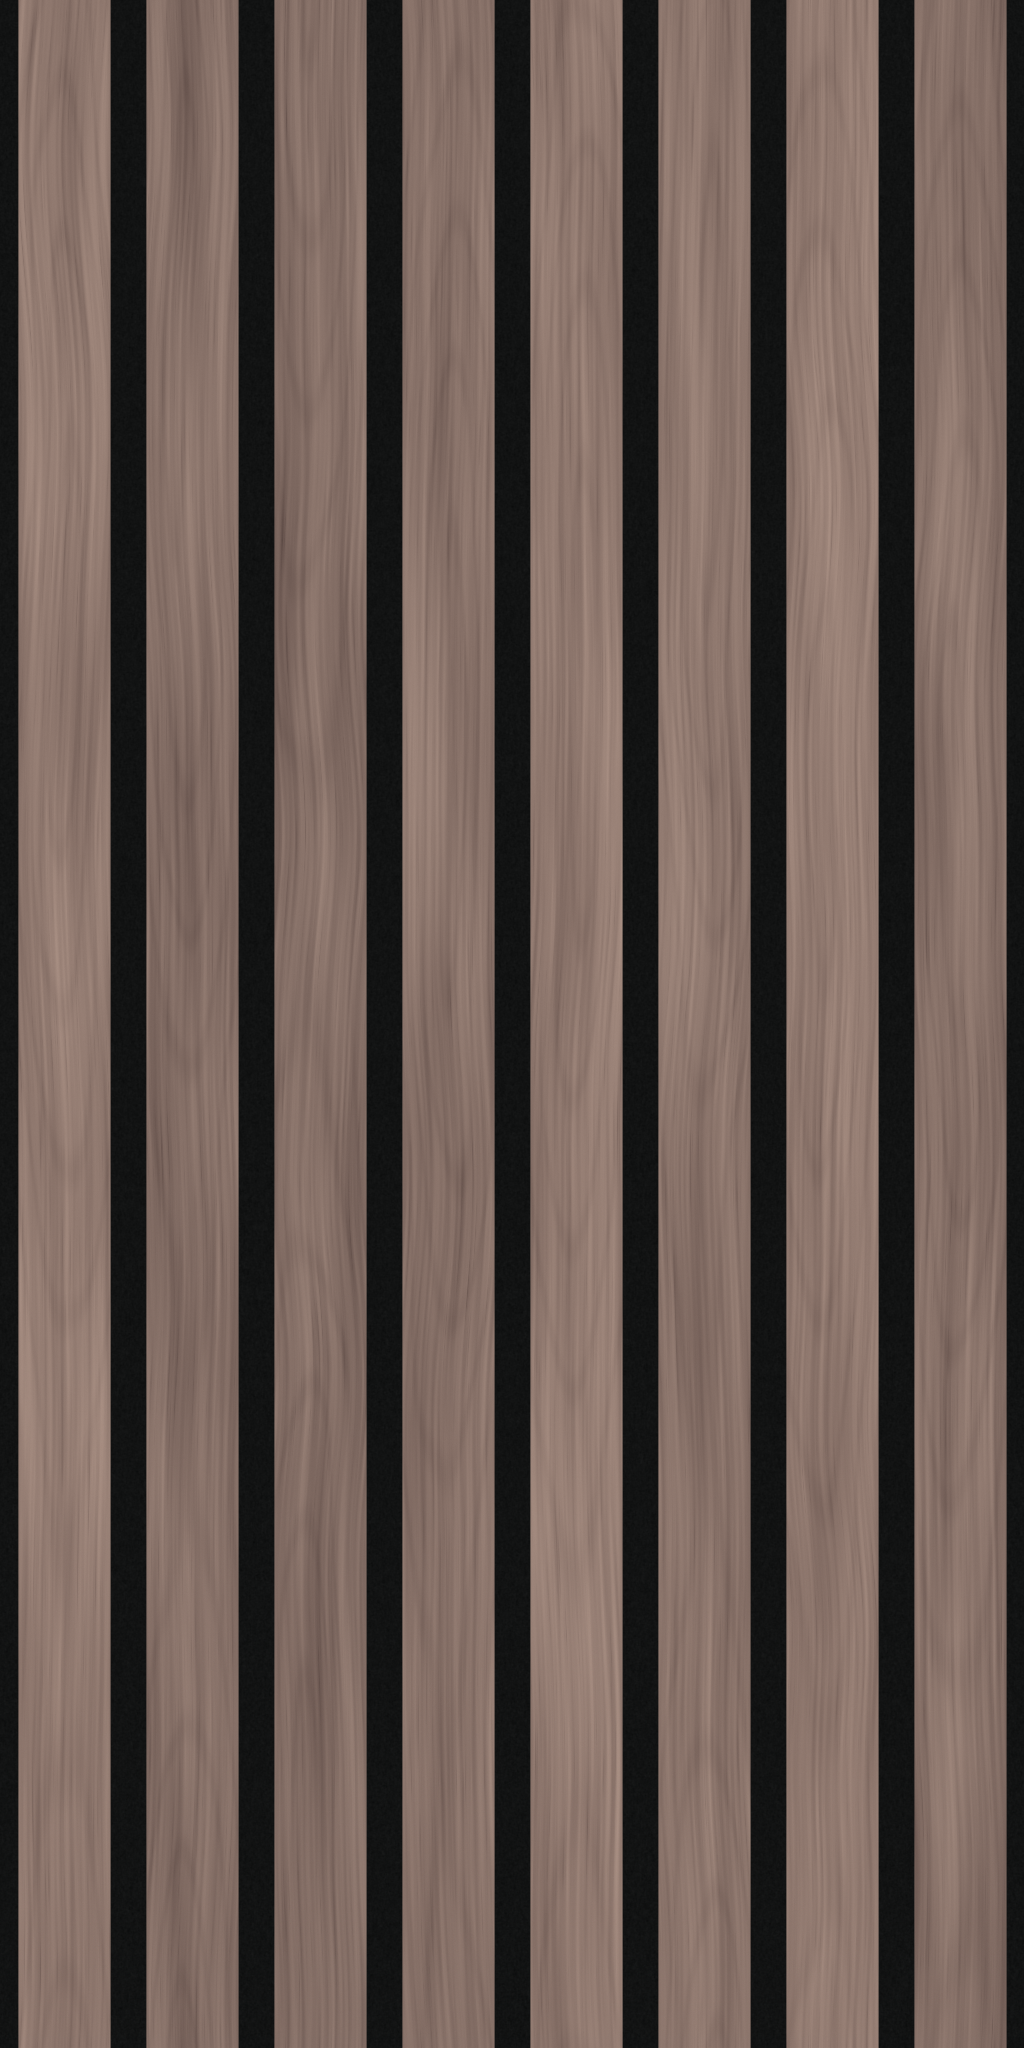

Generate this figure with Python:
from pathlib import Path
import json

import numpy as np
from PIL import Image
from scipy.ndimage import gaussian_filter, map_coordinates

ROOT = Path(__file__).resolve().parent
W, H = 1024, 2048
WIDTH_MM, HEIGHT_MM = 300.0, 600.0
SLATS, FACE_MM, GAP_MM = 8, 27.0, 10.5
rng = np.random.default_rng(20261103)


def field(shape, sigma):
    a = gaussian_filter(rng.normal(size=shape), sigma, mode='wrap')
    return (a - a.mean()) / max(a.std(), 1e-9)


def save(name, a):
    Image.fromarray(np.uint8(np.clip(a, 0, 255))).save(ROOT / name)


photo = np.asarray(Image.open(ROOT / 'main.jpg').convert('RGB'), dtype=float)
# These patches lie on broad slat faces, avoiding the dark vertical sidewalls.
patches = [(1050, 530), (1050, 690), (1200, 880), (1050, 90)]
samples = np.array([np.median(photo[y-10:y+10, x-10:x+10], axis=(0, 1)) for x, y in patches])
base = np.median(samples, axis=0)
# Remove the pale neutral veil of the photographed satin reflections.
base = base * 0.90
color = np.empty((H, W, 3), dtype=float)
height = np.empty((H, W), dtype=float)
y = np.arange(H)[:, None]
x = np.arange(W)[None, :]
pitch_px = W // SLATS
face_px = FACE_MM / WIDTH_MM * W
phase = np.mod(x, pitch_px) - pitch_px / 2
face_distance_mm = FACE_MM / 2 - np.abs(phase) * WIDTH_MM / W
mask = np.clip(face_distance_mm / 0.22 + 0.5, 0, 1)
felt = field((H, W), (0.65, 0.65))
felt_long = field((H, W), (2.0, 0.7))
color[:] = np.array([18, 19, 19]) + (felt * 1.3 + felt_long * 0.7)[..., None]
height[:] = 9.0 + felt * 0.018

for i in range(SLATS):
    cols = np.arange(i * pitch_px, (i + 1) * pitch_px)
    local_x = np.arange(pitch_px)[None, :]
    broad = field((H, pitch_px), (110, 11))
    drift = field((H, 1), (95, 0)) * 4.0
    drift += 1.6 * np.sin(2 * np.pi * y / H + i)
    coords = np.broadcast_arrays(y, local_x + drift)
    long_grain = map_coordinates(field((H, pitch_px), (100, 1.2)), coords, order=1, mode='grid-wrap')
    fine_grain = map_coordinates(field((H, pitch_px), (24, 0.48)), coords, order=1, mode='grid-wrap')
    # Periodic warped contours form elongated walnut growth-ring figures.
    center = pitch_px * (0.3 + 0.45 * rng.random())
    swell = np.sin(2 * np.pi * y / H + rng.uniform(0, 2*np.pi))
    radius = np.sqrt(((local_x - center + drift) / 14.0) ** 2 + (2.8 + 2.1 * swell) ** 2)
    rings = np.sin(radius * 6.8 + broad * 0.65)
    dark_rings = np.maximum(0, rings - 0.32) ** 2
    pores = np.maximum(0, -fine_grain - 1.2)
    tone = rng.uniform(-10, 8)
    variation = broad * 5.0 + long_grain * 4.8 + fine_grain * 1.6 - dark_rings * 13.0 - pores * 4.2
    wood = base + np.array([tone, tone * .88, tone * .78]) + variation[..., None] * np.array([1.0, .92, .83])
    wood += rng.normal(size=(H, pitch_px, 1)) * .55
    m = mask[:, cols]
    color[:, cols] = color[:, cols] * (1-m[..., None]) + wood * m[..., None]
    profile = np.clip(face_distance_mm[:, cols] / 0.15, 0, 1)
    wood_height = 22.0 - (1-profile) * .15 + long_grain * .012 + fine_grain * .007 - pores * .009
    height[:, cols] = height[:, cols] * (1-m) + wood_height * m

save('texture.png', color)
dx = (np.roll(height, -1, axis=1) - np.roll(height, 1, axis=1)) / (2 * WIDTH_MM / W)
dy = (np.roll(height, -1, axis=0) - np.roll(height, 1, axis=0)) / (2 * HEIGHT_MM / H)
# Image rows point down; OpenGL tangent-space green points up.
normals = np.stack((-dx, dy, np.ones_like(height)), axis=-1)
normals /= np.linalg.norm(normals, axis=-1, keepdims=True)
save('normal.png', (normals + 1) * 127.5)
metadata = {
    'repeatWidthIn': WIDTH_MM / 25.4,
    'repeatHeightIn': HEIGHT_MM / 25.4,
    'depthIn': 22 / 25.4,
    'note': 'Manufacturer spec sheet overrides photo estimates and rounded inch labels: 8 square-cut solid walnut slats, 27 mm (1.063 in) faces plus 10.5 mm (0.413 in) black felt gaps on 37.5 mm (1.476 in) pitch, 13 mm wood over 9 mm felt, 22 mm total depth. Tile spans eight pitches by 600 mm; main.jpg supplies deep chocolate walnut face tones for the three-coat low-satin polyurethane finish, with procedural vertically wrapping grain.'
}
(ROOT / 'texture.json').write_text(json.dumps(metadata, indent=2) + '\n')
light = np.array([-.45, .55, .80])
light /= np.linalg.norm(light)
lambert = np.maximum(0, normals @ light)
linear = (np.clip(color, 0, 255) / 255) ** 2.2
shaded = np.power(linear * (.24 + .76 * lambert[..., None]), 1/2.2) * 255
thumb = Image.fromarray(np.uint8(np.clip(color, 0, 255))).resize((256, 512), Image.Resampling.LANCZOS)
shaded_thumb = Image.fromarray(np.uint8(np.clip(shaded, 0, 255))).resize((256, 512), Image.Resampling.LANCZOS)
preview = Image.new('RGB', (1536, 1536))
for row in range(3):
    for col in range(3):
        preview.paste(thumb, (col*256, row*512))
        preview.paste(shaded_thumb, (768+col*256, row*512))
preview.save(ROOT / 'preview.png')
print(json.dumps(metadata, indent=2))
print('Face RGB sampled:', base.round(1).tolist())
print('Generated 1024 x 2048 maps and 1536 x 1536 preview.')
